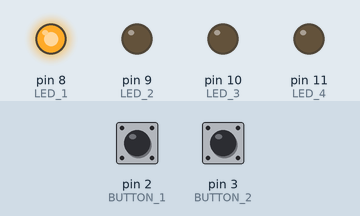
Recording of a sketch running on a simulated Arduino Uno, built with avr-gcc and run on an emulated ATmega328P. Shown: output pins drawn as LEDs (lit = HIGH). The test bench sets the inputs (shaded band); at power-on: pin 2 (BUTTON_1) LOW, pin 3 (BUTTON_2) LOW.

Above: at 6.8 s.
6.9 s: pin 2 (BUTTON_1) pulled HIGH for 2.6 s
At 8.8 s:
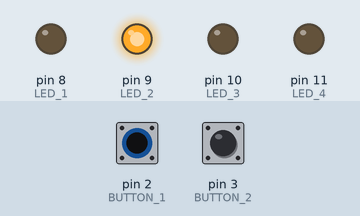
11.0 s: pin 3 (BUTTON_2) pulled HIGH for 2.6 s
At 13.0 s:
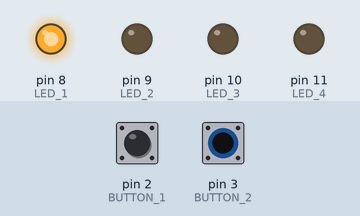
15.1 s: pin 3 (BUTTON_2) pulled HIGH for 2.6 s
At 17.3 s:
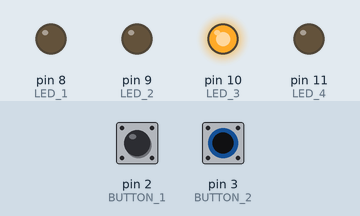
19.2 s: pin 2 (BUTTON_1) driven HIGH and pin 3 (BUTTON_2) driven HIGH
At 23.1 s:
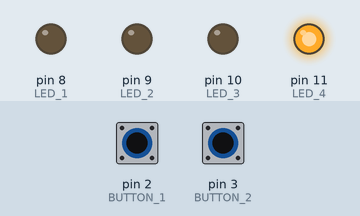
23.5 s: pin 2 (BUTTON_1) driven LOW
At 24.6 s:
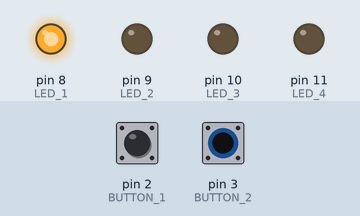
Timing chart, 0 to 27.5 s (numbered marks = the images above; inputs shaded):
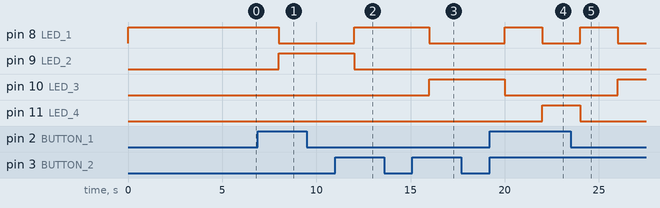

The sketch:

Finite-State-Machine-Number2.ino
```cpp
#define LED_1 8
#define LED_2 9
#define LED_3 10
#define LED_4 11
#define BUTTON_1 2
#define BUTTON_2 3

#define goLED1 0
#define goLED2 1
#define goLED3 2
#define goLED4 3

struct State
{
    unsigned long ST_Out;
    unsigned long Time;
    unsigned long Next[4];
};
typedef const struct State SType;

SType FSM[4] = {
    {B00000001, 2000, {goLED1, goLED2, goLED3, goLED4}},
    {B00000010, 2000, {goLED2, goLED2, goLED1, goLED1}},
    {B00000100, 2000, {goLED3, goLED1, goLED3, goLED1}},
    {B00001000, 2000, {goLED4, goLED1, goLED1, goLED4}},
};

unsigned long S = 0;

void setup()
{
    pinMode(LED_1, OUTPUT);
    pinMode(LED_2, OUTPUT);
    pinMode(LED_3, OUTPUT);
    pinMode(LED_4, OUTPUT);
    pinMode(BUTTON_1, INPUT);
    pinMode(BUTTON_2, INPUT);
}
int button1, button2, input;

void loop()
{
    digitalWrite(LED_1, FSM[S].ST_Out & B00000001);
    digitalWrite(LED_2, FSM[S].ST_Out & B00000010);
    digitalWrite(LED_3, FSM[S].ST_Out & B00000100);
    digitalWrite(LED_4, FSM[S].ST_Out & B00001000);

    delay(FSM[S].Time);
    button1 = digitalRead(BUTTON_1);
    button2 = digitalRead(BUTTON_2);

    input = button1 + (button2 * 2);
    S = FSM[S].Next[input];
}
```

Measured:
- after the input at 6.9 s, pin 8 (LED_1): HIGH → LOW after 1.1 s; pin 9 (LED_2): LOW → HIGH after 1.1 s
- after the input at 11.0 s, pin 8 (LED_1): LOW → HIGH after 1.0 s; pin 9 (LED_2): HIGH → LOW after 1.0 s
- after the input at 15.1 s, pin 8 (LED_1): HIGH → LOW after 0.90 s; pin 10 (LED_3): LOW → HIGH after 0.90 s
- after the input at 19.2 s, pin 8 (LED_1): LOW → HIGH after 0.80 s, → LOW 2.0 s later; pin 10 (LED_3): HIGH → LOW after 0.80 s; pin 11 (LED_4): LOW → HIGH after 2.8 s
- after the input at 23.5 s, pin 8 (LED_1): LOW → HIGH after 0.50 s, → LOW 2.0 s later; pin 10 (LED_3): LOW → HIGH after 2.5 s; pin 11 (LED_4): HIGH → LOW after 0.50 s
